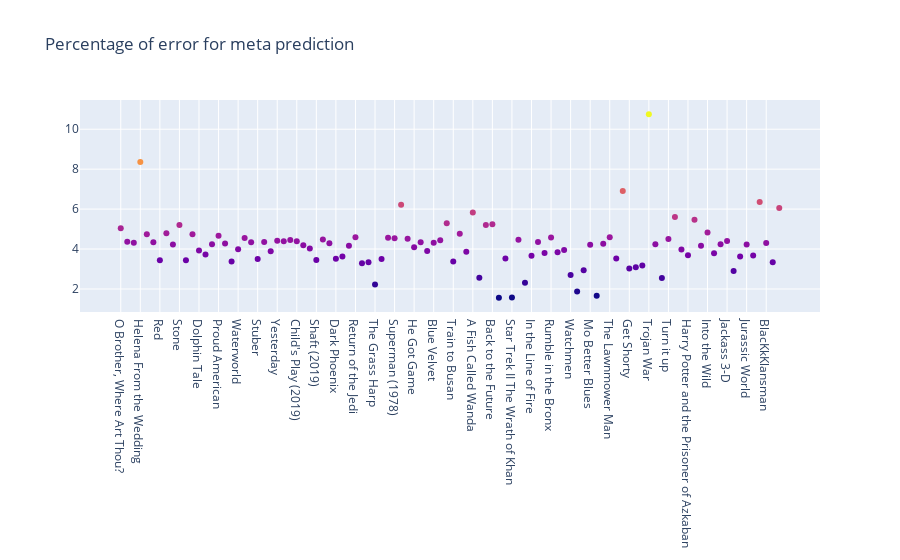

Notebook cell for this chart:
### Code cell
# Percentage of error for meta prediction
import numpy as np
#loss 模型评估
#y_true = g4_result_final["ground_truth"]
#y_pred = g4_result_final["meta_prediction"]

#movie_data["log_openingBox"] = np.log1p(result_meta_data.openingBox)

def mean_absolute_percentage_error(y_true, y_pred):
    diff = abs((y_true - y_pred) /y_true)
    return np.log1p(100. *diff)#using log1p because of large range of 100. *diff
    #return 100. *diff
    
#Visualizing Percentage of error for meta prediction
g4_result_final['meta_rmse_pre'] = mean_absolute_percentage_error(g4_result_final["ground_truth"], g4_result_final["meta_prediction"])
fig = go.Figure(data=go.Scatter(x=g4_result_final["name"],
                                y=g4_result_final['meta_rmse_pre'],
                                mode='markers',
                                marker_color=g4_result_final['meta_rmse_pre'],
                                text=g4_result_final["name"])) # hover text goes here(movie_title)

fig.update_layout(title='Percentage of error for meta prediction')
fig.show()

#PS: 53 = np.expm1(4) and 0 = np.expm1(0)

### Figure 1 — Plotly figure (JSON) as saved in the notebook; plotly's stock layout.template omitted (floating-point values rounded to 4 significant figures)
{"data": [{"marker": {"color": [5.038, 4.367, 4.314, 8.357, 4.738, 4.339, 3.439, 4.789, 4.232, 5.207, 3.433, 4.743, 3.933, 3.731, 4.243, 4.66, 4.277, 3.372, 3.988, 4.556, 4.34, 3.496, 4.356, 3.891, 4.421, 4.388, 4.454, 4.391, 4.187, 4.025, 3.445, 4.473, 4.293, 3.518, 3.624, 4.161, 4.593, 3.285, 3.333, 2.227, 3.507, 4.566, 4.542, 6.219, 4.51, 4.092, 4.335, 3.896, 4.31, 4.438, 5.285, 3.371, 4.768, 3.867, 5.829, 2.561, 5.201, 5.237, 1.566, 3.525, 1.577, 4.461, 2.316, 3.668, 4.348, 3.806, 4.573, 3.841, 3.954, 2.705, 1.873, 2.932, 4.214, 1.663, 4.269, 4.594, 3.524, 6.9, 3.028, 3.089, 3.18, 10.74, 4.243, 2.551, 4.497, 5.601, 3.979, 3.695, 5.465, 4.165, 4.822, 3.79, 4.238, 4.405, 2.896, 3.626, 4.233, 3.676, 6.353, 4.303, 3.334, 6.053]}, "mode": "markers", "text": ["O Brother, Where Art Thou?", "The Twilight Saga: Breaking Dawn Part 1", "The Twilight Saga: Breaking Dawn Part 2", "Helena From the Wedding", "Monsters", "Catfish", "Red", "Freakonomics", "The Warrior's Way", "Stone", "Frankenweenie", "John Carter", "Dolphin Tale", "Penguins of Madagascar", "Minions", "Proud American", "Edmond", "Tootsie", "Waterworld", "The Lion King (2019)", "Crawl", "Stuber", "Midsommar", "Spider-Man: Far from Home", "Yesterday", "Annabelle Comes Home", "Toy Story 4", "Child's Play (2019)", "Anna (2019)", "Men in Black International", "Shaft (2019) ", "Late Night", "The Secret Life of Pets 2", "Dark Phoenix", "Godzilla:King of the Monsters", "Rocketman", "Return of the Jedi", "Indiana Jones and the Temple of Doom", "The Idolmaker", "The Grass Harp", "The Grand", "Jaws", "Superman (1978)", "Clerks", "Juice", "He Got Game", "White Men Can't Jump", "Mulholland Drive", "Blue Velvet", "Once Upon a Time in Hollywood", "The Big Lebowski", "Train to Busan", "Pride and Prejudice and Zombies", "Dead Poets Society", "A Fish Called Wanda", "The Witches of Eastwick", "Ferris Bueller's Day Off", "Back to the Future", "Police Academy", "Trading Places", "Star Trek II The Wrath of Khan", "The Blues Brothers", "V For Vendetta", "In the Line of Fire", "Us", "The Forbidden Kingdom", "Rumble in the Bronx", "Machete", "Beverly Hills Cop", "Watchmen", "Jackie Brown", "Zombieland", "Mo Better Blues", "Thelma and Louise", "New Jack City", "The Lawnmower Man", "Schindler's List", "Four Weddings and a Funeral", "Get Shorty", "Jerry Maguire", "Welcome to Sarajevo", "Trojan War", "The Gingerbread Man", "Tumbleweeds", "Turn it up", "The Adventures of Pluto Nash", "The Lord of the Rings: The Return of the King", "Harry Potter and the Prisoner of Azkaban", "Stay", "Fast Food Nation", "Into the Wild", "The Wrestler", "Slumdog Millionaire", "Jackass 3-D", "Skyfall", "The Hunger Games: Mocking Jay - Part 1", "Jurassic World", "Shut In", "Molly's Game", "BlacKkKlansman", "Peter Rabbit", "Replicas"], "type": "scatter", "x": ["O Brother, Where Art Thou?", "The Twilight Saga: Breaking Dawn Part 1", "The Twilight Saga: Breaking Dawn Part 2", "Helena From the Wedding", "Monsters", "Catfish", "Red", "Freakonomics", "The Warrior's Way", "Stone", "Frankenweenie", "John Carter", "Dolphin Tale", "Penguins of Madagascar", "Minions", "Proud American", "Edmond", "Tootsie", "Waterworld", "The Lion King (2019)", "Crawl", "Stuber", "Midsommar", "Spider-Man: Far from Home", "Yesterday", "Annabelle Comes Home", "Toy Story 4", "Child's Play (2019)", "Anna (2019)", "Men in Black International", "Shaft (2019) ", "Late Night", "The Secret Life of Pets 2", "Dark Phoenix", "Godzilla:King of the Monsters", "Rocketman", "Return of the Jedi", "Indiana Jones and the Temple of Doom", "The Idolmaker", "The Grass Harp", "The Grand", "Jaws", "Superman (1978)", "Clerks", "Juice", "He Got Game", "White Men Can't Jump", "Mulholland Drive", "Blue Velvet", "Once Upon a Time in Hollywood", "The Big Lebowski", "Train to Busan", "Pride and Prejudice and Zombies", "Dead Poets Society", "A Fish Called Wanda", "The Witches of Eastwick", "Ferris Bueller's Day Off", "Back to the Future", "Police Academy", "Trading Places", "Star Trek II The Wrath of Khan", "The Blues Brothers", "V For Vendetta", "In the Line of Fire", "Us", "The Forbidden Kingdom", "Rumble in the Bronx", "Machete", "Beverly Hills Cop", "Watchmen", "Jackie Brown", "Zombieland", "Mo Better Blues", "Thelma and Louise", "New Jack City", "The Lawnmower Man", "Schindler's List", "Four Weddings and a Funeral", "Get Shorty", "Jerry Maguire", "Welcome to Sarajevo", "Trojan War", "The Gingerbread Man", "Tumbleweeds", "Turn it up", "The Adventures of Pluto Nash", "The Lord of the Rings: The Return of the King", "Harry Potter and the Prisoner of Azkaban", "Stay", "Fast Food Nation", "Into the Wild", "The Wrestler", "Slumdog Millionaire", "Jackass 3-D", "Skyfall", "The Hunger Games: Mocking Jay - Part 1", "Jurassic World", "Shut In", "Molly's Game", "BlacKkKlansman", "Peter Rabbit", "Replicas"], "y": [5.038, 4.367, 4.314, 8.357, 4.738, 4.339, 3.439, 4.789, 4.232, 5.207, 3.433, 4.743, 3.933, 3.731, 4.243, 4.66, 4.277, 3.372, 3.988, 4.556, 4.34, 3.496, 4.356, 3.891, 4.421, 4.388, 4.454, 4.391, 4.187, 4.025, 3.445, 4.473, 4.293, 3.518, 3.624, 4.161, 4.593, 3.285, 3.333, 2.227, 3.507, 4.566, 4.542, 6.219, 4.51, 4.092, 4.335, 3.896, 4.31, 4.438, 5.285, 3.371, 4.768, 3.867, 5.829, 2.561, 5.201, 5.237, 1.566, 3.525, 1.577, 4.461, 2.316, 3.668, 4.348, 3.806, 4.573, 3.841, 3.954, 2.705, 1.873, 2.932, 4.214, 1.663, 4.269, 4.594, 3.524, 6.9, 3.028, 3.089, 3.18, 10.74, 4.243, 2.551, 4.497, 5.601, 3.979, 3.695, 5.465, 4.165, 4.822, 3.79, 4.238, 4.405, 2.896, 3.626, 4.233, 3.676, 6.353, 4.303, 3.334, 6.053]}], "layout": {"title": {"text": "Percentage of error for meta prediction"}}}
